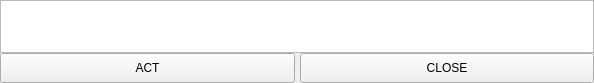
<?xml version="1.0" encoding="UTF-8"?>
<ui version="4.0">
 <class>ActWidget</class>
 <widget class="QWidget" name="ActWidget">
  <property name="windowModality">
   <enum>Qt::NonModal</enum>
  </property>
  <property name="geometry">
   <rect>
    <x>0</x>
    <y>0</y>
    <width>594</width>
    <height>83</height>
   </rect>
  </property>
  <property name="minimumSize">
   <size>
    <width>594</width>
    <height>83</height>
   </size>
  </property>
  <property name="maximumSize">
   <size>
    <width>594</width>
    <height>83</height>
   </size>
  </property>
  <property name="contextMenuPolicy">
   <enum>Qt::NoContextMenu</enum>
  </property>
  <property name="windowTitle">
   <string>ACT IN</string>
  </property>
  <layout class="QVBoxLayout" name="verticalLayout">
   <property name="spacing">
    <number>0</number>
   </property>
   <property name="sizeConstraint">
    <enum>QLayout::SetDefaultConstraint</enum>
   </property>
   <property name="margin">
    <number>0</number>
   </property>
   <item>
    <widget class="QTableView" name="tvActIn">
     <property name="sizePolicy">
      <sizepolicy hsizetype="Expanding" vsizetype="Expanding">
       <horstretch>0</horstretch>
       <verstretch>0</verstretch>
      </sizepolicy>
     </property>
     <property name="verticalScrollBarPolicy">
      <enum>Qt::ScrollBarAlwaysOff</enum>
     </property>
     <property name="horizontalScrollBarPolicy">
      <enum>Qt::ScrollBarAlwaysOff</enum>
     </property>
     <property name="editTriggers">
      <set>QAbstractItemView::AnyKeyPressed|QAbstractItemView::DoubleClicked|QAbstractItemView::EditKeyPressed|QAbstractItemView::SelectedClicked</set>
     </property>
     <attribute name="verticalHeaderVisible">
      <bool>false</bool>
     </attribute>
    </widget>
   </item>
   <item>
    <layout class="QHBoxLayout" name="horizontalLayout">
     <property name="spacing">
      <number>5</number>
     </property>
     <property name="sizeConstraint">
      <enum>QLayout::SetFixedSize</enum>
     </property>
     <item>
      <widget class="QPushButton" name="pbAct">
       <property name="sizePolicy">
        <sizepolicy hsizetype="Minimum" vsizetype="Fixed">
         <horstretch>0</horstretch>
         <verstretch>0</verstretch>
        </sizepolicy>
       </property>
       <property name="minimumSize">
        <size>
         <width>0</width>
         <height>30</height>
        </size>
       </property>
       <property name="maximumSize">
        <size>
         <width>16777215</width>
         <height>30</height>
        </size>
       </property>
       <property name="text">
        <string>ACT</string>
       </property>
      </widget>
     </item>
     <item>
      <widget class="QPushButton" name="pbClose">
       <property name="sizePolicy">
        <sizepolicy hsizetype="Minimum" vsizetype="Fixed">
         <horstretch>0</horstretch>
         <verstretch>0</verstretch>
        </sizepolicy>
       </property>
       <property name="minimumSize">
        <size>
         <width>0</width>
         <height>30</height>
        </size>
       </property>
       <property name="maximumSize">
        <size>
         <width>16777215</width>
         <height>30</height>
        </size>
       </property>
       <property name="text">
        <string>CLOSE</string>
       </property>
      </widget>
     </item>
    </layout>
   </item>
  </layout>
 </widget>
 <resources/>
 <connections/>
</ui>
